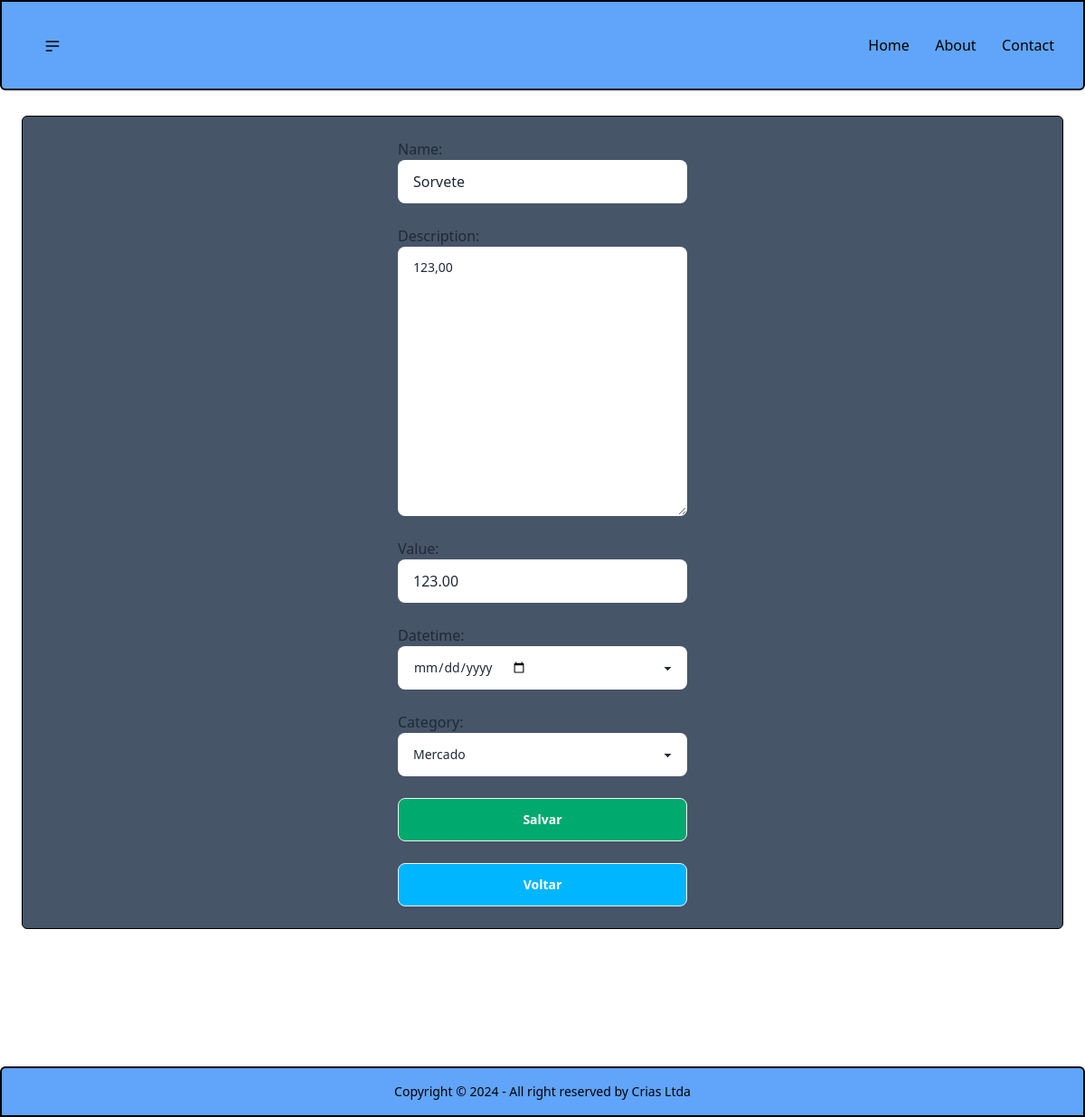
/update_gasto/6, run on an earlier commit of the app's database.
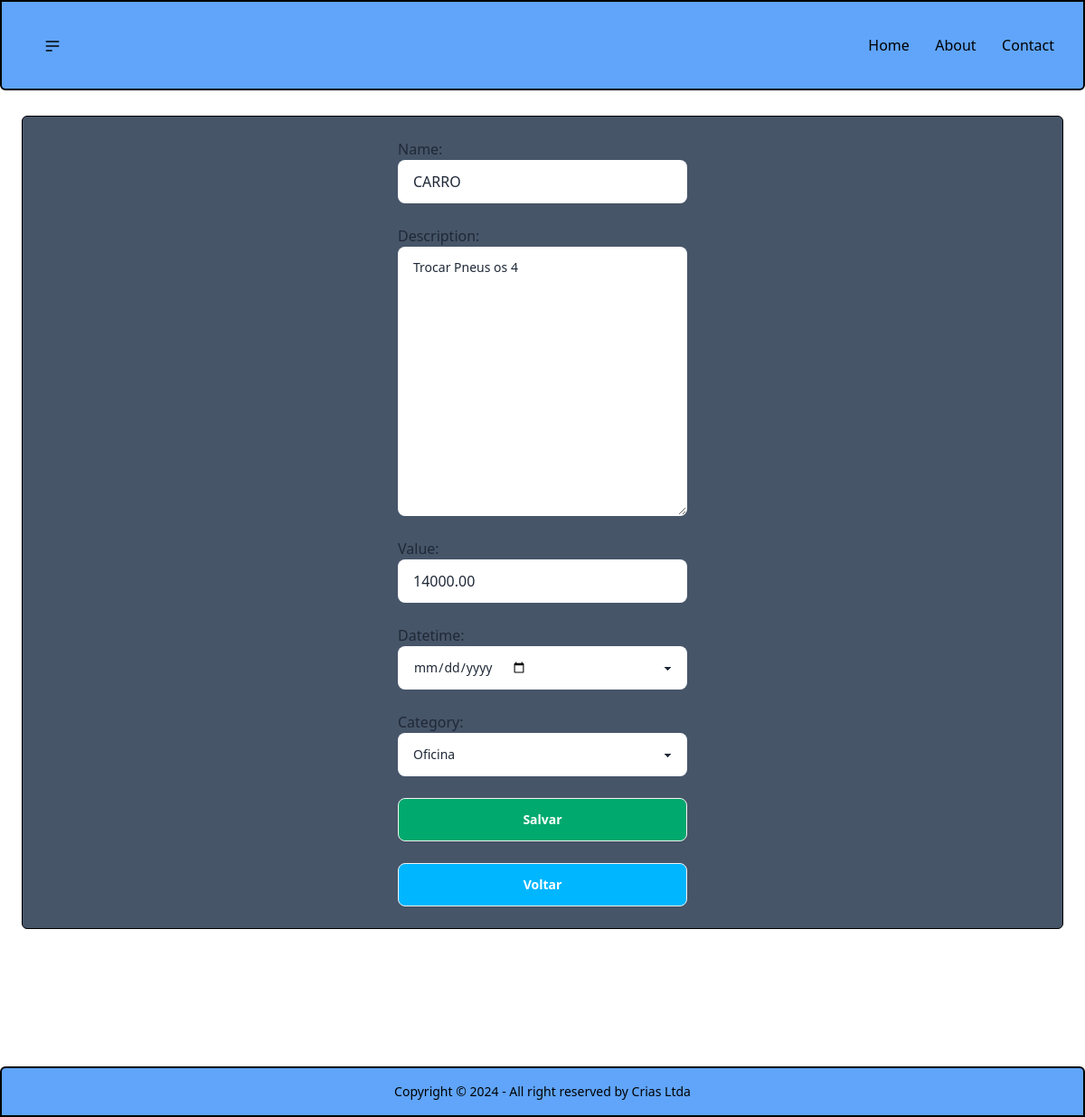
And on a later commit of the database.
### nota/models.py (models this page shows, shortened)
class Nota(models.Model):
    name = models.CharField(max_length=255, help_text='Titulo para a compra feita')
    description = models.TextField(max_length=255, blank=True, help_text='Descrição do que foi comprado')
    value = models.DecimalField(blank=True, max_digits=10, decimal_places=2, help_text='Valor da Compra')
    datetime = models.DateField(blank=True,  help_text='Dia em que a comprar foi efetuada')
    category = models.ForeignKey(Category, on_delete=models.CASCADE, help_text='Categoria da Comprar feita')

class Category(models.Model):
    name = models.CharField(max_length=255)
    def __str__(self):
        return self.name

### nota/views.py (the view)
# urls.py: path('update_gasto/<int:pk>', views.update_gasto, name='update_gasto'),
def update_gasto(request, pk):
    nota = get_object_or_404(Nota, pk=pk)
    category = Category.objects.all()
    if request.method == 'POST':
        form = NotaForm(request.POST, instance=nota)
        if form.is_valid():
            form.save()
            return redirect('home')
    else:
        form = NotaForm(instance=nota)
    return render(request, 'nota/crud/form.html', context={'form': form, 'category': category})

### nota/forms.py (shortened to what this page needs)
class NotaForm(forms.ModelForm):
    name = forms.CharField(widget=forms.TextInput(attrs={'class': 'form-control max-w-xs w-full input'}))
    description = forms.CharField(widget=forms.Textarea({'class': 'form-control max-w-xs w-full textarea '}))
    value = forms.DecimalField(widget=forms.NumberInput(attrs={'class': 'form-control max-w-xs w-full input'}))
    datetime = forms.DateField(widget=forms.DateInput(attrs={"type": "date", 'class': 'flex max-w-xs w-full select'}))
    category = forms.ModelChoiceField( widget=forms.Select(attrs={"class": 'flex max-w-xs w-full select'}), queryset=Category.objects.all())
    class Meta:
        model = Nota
        fields = '__all__'

### templates/nota/crud/form.html (shortened to what this page needs)
{% extends 'nota/base/base.html' %}
{% block content %}
    <div class="bg-slate-600 p-6 border border-black rounded-md m-6 dark:text-black ">
        <form method="post">
            <div class=" grid gap-6 justify-center">
                    {{ form }}
                <label class="justify-center form-control">
                    <button class="btn bg-success text-white" type="submit"> Salvar</button>
                </label>
                <label class="justify-center form-control">
                    <a href="{% url 'home' %}" class="btn bg-info text-white" type="submit">Voltar</a>
                </label>
            </div>
        </form>
    </div>
{% endblock %}

What changed in the data, as far as the page shows it:
changed Nota: name "Sorvete" → "CARRO"; description "123,00" → "Trocar Pneus os 4"; value "123.00" → "14000.00"; category "Mercado" → "Oficina"
